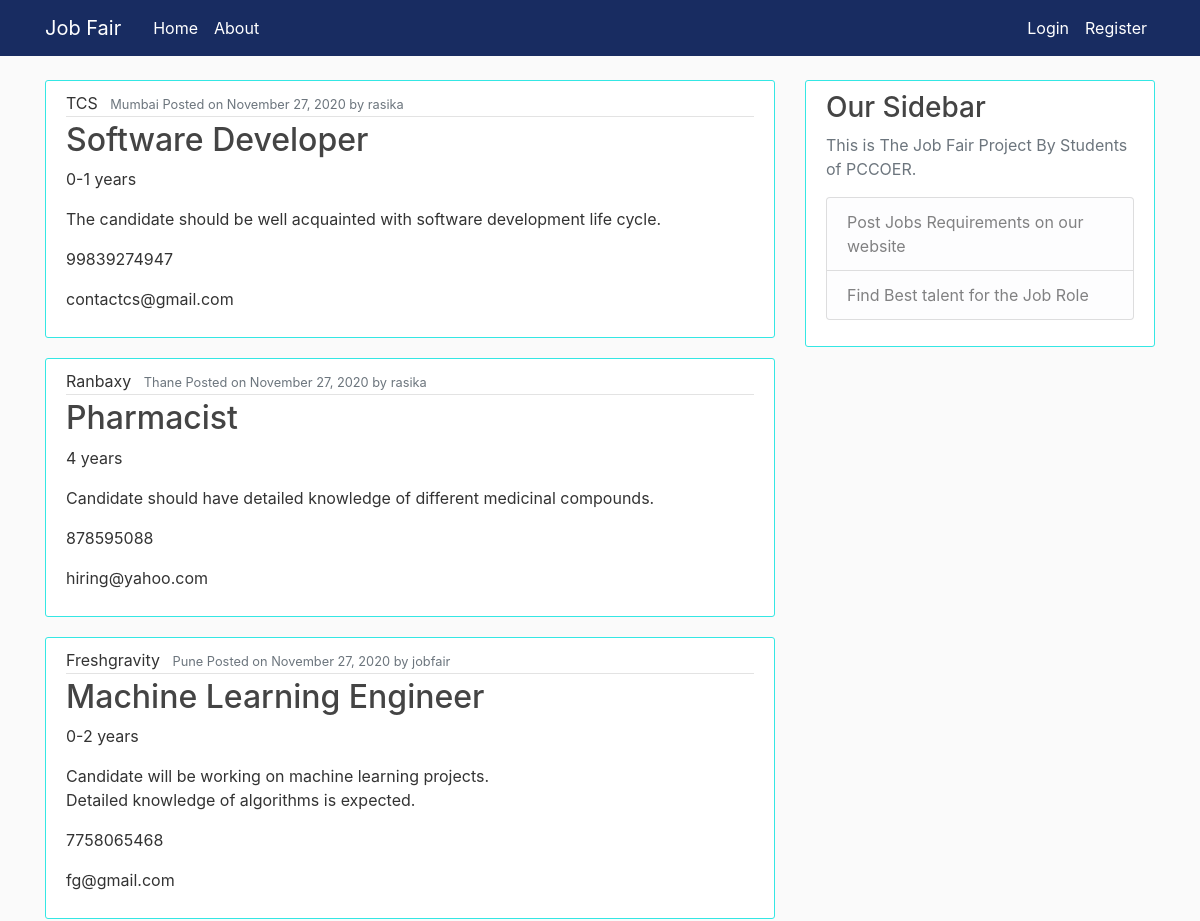
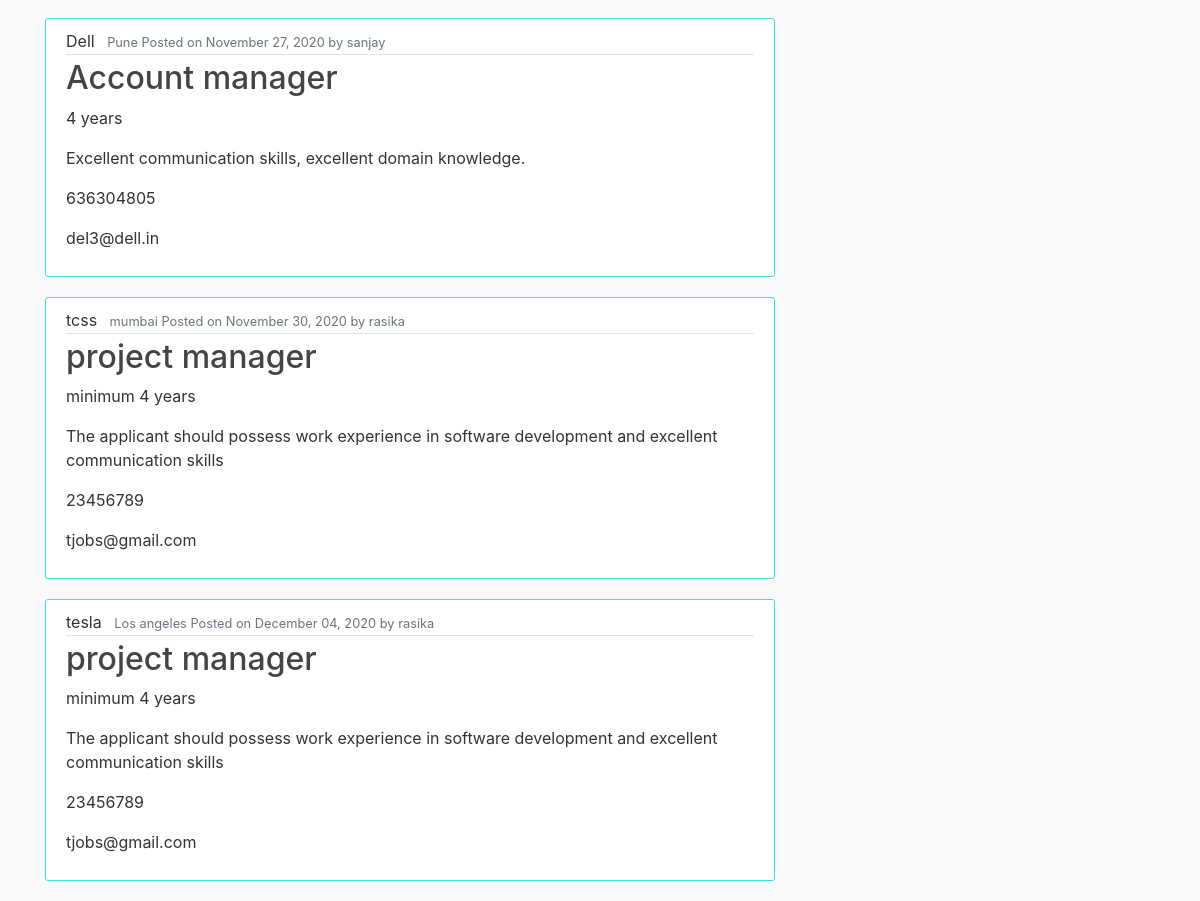
The page / on the database its author committed (2 pictures, top to bottom).
### employer/models.py (models this page shows, shortened)
class Jobs(models.Model):
    companyname = models.CharField(max_length=100)
    dateposted = models.DateTimeField(default=timezone.now)
    jobprofile = models.CharField(max_length=80)
    jobplace = models.CharField(max_length=50)
    experience = models.CharField(max_length=30)
    jobdescription = models.TextField(max_length=400)
    contact = models.IntegerField(null=True)
    email = models.EmailField(max_length=30,null=True)
    author = models.ForeignKey(User, on_delete=models.CASCADE)
    applyHere = models.CharField(max_length=700,null=True)

### employer/views.py (the view)
# urls.py: path('', JobsListView.as_view(), name='employer-home'),
class JobsListView(ListView):
    model = Jobs
    template_name = 'employer/home.html'
    context_object_name = 'jobs'
    ordeing = ['-date_posted']

### employer/templates/employer/home.html
{% extends "employer/base.html" %}
{% block content %}
{% for job in jobs %}
<article class="media content-section">
    <div class="media-body">
        <div class="article-metadata">
            <a class="mr-2">{{ job.companyname  }}</a>
            <small class="text-muted">{{ job.jobplace }} Posted on {{ job.dateposted|date:"F d, Y" }} by {{ job.author }}</small>
        </div>
        <h2><a class="article-title" href="{% url 'jobs-detail' job.id %}" name="jobno{{ job.id }}">{{ job.jobprofile }}</a></h2>
        <p class="article-content">{{ job.experience }}</p>
        <p class="article-content">{{ job.jobdescription }}</p>
        <p class="article-content">{{ job.contact }}</p>
        <p class="article-content">{{ job.email }}</p>
    </div>
</article>
{% endfor %}
{% endblock content%}

### employer/static/employer/main.css (style rules this page uses)
body { background: #fafafa; color: #333333; margin-top: 5rem; }
h1, h2, h3, h4, h5, h6 { color: #444444; }
.content-section { background: #ffffff; padding: 10px 20px; border: 1px solid #34e7e4; border-radius: 3px; margin-bottom: 20px; }
.article-title { color: #444444; }
.article-content { white-space: pre-line; }
.article-metadata { padding-bottom: 1px; margin-bottom: 4px; border-bottom: 1px solid #e3e3e3 }

### rows shown on the page
Jobs: companyname "TCS", jobplace "Mumbai", dateposted "November 27, 2020", author "rasika", jobprofile "Software Developer", experience "0-1 years", jobdescription "The candidate should be well acquainted with software development life cycle.", contact "99839274947", email "contactcs@gmail.com"
Jobs: companyname "Ranbaxy", jobplace "Thane", dateposted "November 27, 2020", author "rasika", jobprofile "Pharmacist", experience "4 years", jobdescription "Candidate should have detailed knowledge of different medicinal compounds.", contact "878595088", email "hiring@yahoo.com"
Jobs: companyname "Freshgravity", jobplace "Pune", dateposted "November 27, 2020", author "jobfair", jobprofile "Machine Learning Engineer", experience "0-2 years", jobdescription "Candidate will be working on machine learning projects. Detailed knowledge of algorithms is expected.", contact "7758065468", email "fg@gmail.com"
Jobs: companyname "Dell", jobplace "Pune", dateposted "November 27, 2020", author "sanjay", jobprofile "Account manager", experience "4 years", jobdescription "Excellent communication skills, excellent domain knowledge.", contact "636304805", email "del3@dell.in"
Jobs: companyname "tcss", jobplace "mumbai", dateposted "November 30, 2020", author "rasika", jobprofile "project manager", experience "minimum 4 years", jobdescription "The applicant should possess work experience in software development and excellent communication skills", contact "23456789", email "tjobs@gmail.com"
Jobs: companyname "tesla", jobplace "Los angeles", dateposted "December 04, 2020", author "rasika", jobprofile "project manager", experience "minimum 4 years", jobdescription "The applicant should possess work experience in software development and excellent communication skills", contact "23456789", email "tjobs@gmail.com"
